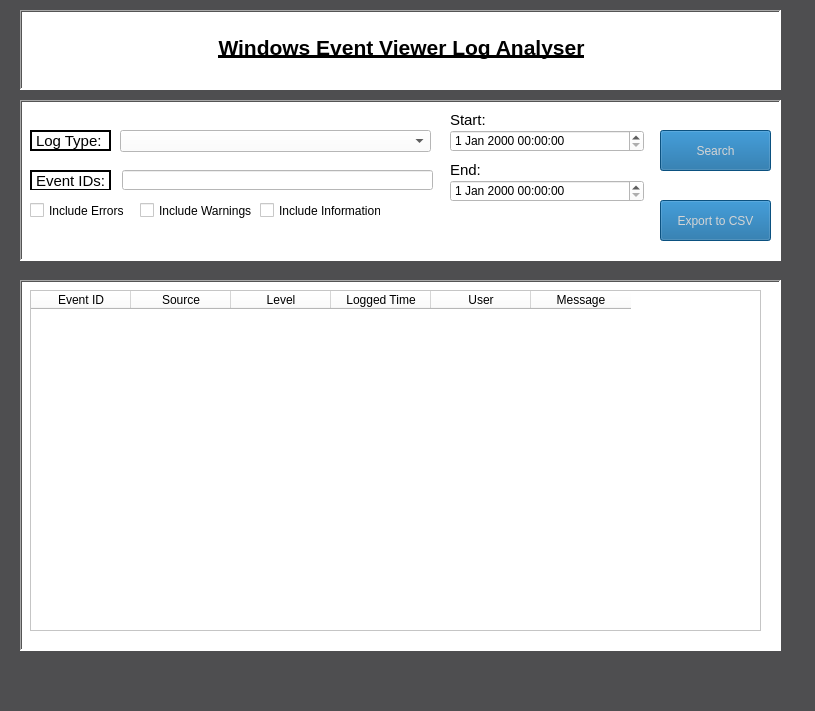
<?xml version="1.0" encoding="UTF-8"?>
<ui version="4.0">
 <class>MainWindow</class>
 <widget class="QMainWindow" name="MainWindow">
  <property name="geometry">
   <rect>
    <x>0</x>
    <y>0</y>
    <width>815</width>
    <height>711</height>
   </rect>
  </property>
  <property name="windowTitle">
   <string>Event Viewer Searcher</string>
  </property>
  <property name="styleSheet">
   <string notr="true">background-color: rgb(78, 78, 80);</string>
  </property>
  <widget class="QWidget" name="centralwidget">
   <widget class="QFrame" name="top_frame">
    <property name="geometry">
     <rect>
      <x>20</x>
      <y>10</y>
      <width>761</width>
      <height>80</height>
     </rect>
    </property>
    <property name="styleSheet">
     <string notr="true">background-color: rgb(255, 255, 255);</string>
    </property>
    <property name="frameShape">
     <enum>QFrame::WinPanel</enum>
    </property>
    <property name="frameShadow">
     <enum>QFrame::Sunken</enum>
    </property>
    <widget class="QLabel" name="top_label">
     <property name="geometry">
      <rect>
       <x>6</x>
       <y>2</y>
       <width>751</width>
       <height>71</height>
      </rect>
     </property>
     <property name="font">
      <font>
       <pointsize>16</pointsize>
       <weight>75</weight>
       <bold>true</bold>
       <underline>true</underline>
      </font>
     </property>
     <property name="autoFillBackground">
      <bool>false</bool>
     </property>
     <property name="text">
      <string>Windows Event Viewer Log Analyser</string>
     </property>
     <property name="textFormat">
      <enum>Qt::AutoText</enum>
     </property>
     <property name="alignment">
      <set>Qt::AlignCenter</set>
     </property>
    </widget>
   </widget>
   <widget class="QFrame" name="frame">
    <property name="geometry">
     <rect>
      <x>20</x>
      <y>100</y>
      <width>761</width>
      <height>161</height>
     </rect>
    </property>
    <property name="styleSheet">
     <string notr="true">background-color: rgb(255, 255, 255);</string>
    </property>
    <property name="frameShape">
     <enum>QFrame::WinPanel</enum>
    </property>
    <property name="frameShadow">
     <enum>QFrame::Sunken</enum>
    </property>
    <widget class="QLabel" name="log_type_label">
     <property name="geometry">
      <rect>
       <x>10</x>
       <y>30</y>
       <width>81</width>
       <height>21</height>
      </rect>
     </property>
     <property name="font">
      <font>
       <pointsize>11</pointsize>
      </font>
     </property>
     <property name="frameShape">
      <enum>QFrame::WinPanel</enum>
     </property>
     <property name="text">
      <string>Log Type:</string>
     </property>
    </widget>
    <widget class="QComboBox" name="comboBox">
     <property name="geometry">
      <rect>
       <x>100</x>
       <y>30</y>
       <width>311</width>
       <height>22</height>
      </rect>
     </property>
    </widget>
    <widget class="QLabel" name="event_id_label">
     <property name="geometry">
      <rect>
       <x>10</x>
       <y>70</y>
       <width>81</width>
       <height>21</height>
      </rect>
     </property>
     <property name="font">
      <font>
       <pointsize>11</pointsize>
      </font>
     </property>
     <property name="frameShape">
      <enum>QFrame::WinPanel</enum>
     </property>
     <property name="text">
      <string>Event IDs:</string>
     </property>
    </widget>
    <widget class="QLineEdit" name="event_id_lineEdit">
     <property name="geometry">
      <rect>
       <x>102</x>
       <y>70</y>
       <width>311</width>
       <height>20</height>
      </rect>
     </property>
    </widget>
    <widget class="QCheckBox" name="errors_checkBox">
     <property name="geometry">
      <rect>
       <x>10</x>
       <y>90</y>
       <width>121</width>
       <height>41</height>
      </rect>
     </property>
     <property name="text">
      <string>Include Errors</string>
     </property>
    </widget>
    <widget class="QCheckBox" name="warnings_checkBox">
     <property name="geometry">
      <rect>
       <x>120</x>
       <y>90</y>
       <width>121</width>
       <height>41</height>
      </rect>
     </property>
     <property name="text">
      <string>Include Warnings</string>
     </property>
    </widget>
    <widget class="QCheckBox" name="info_checkBox">
     <property name="geometry">
      <rect>
       <x>240</x>
       <y>90</y>
       <width>121</width>
       <height>41</height>
      </rect>
     </property>
     <property name="text">
      <string>Include Information</string>
     </property>
    </widget>
    <widget class="QDateTimeEdit" name="start_dateTimeEdit">
     <property name="geometry">
      <rect>
       <x>430</x>
       <y>30</y>
       <width>194</width>
       <height>22</height>
      </rect>
     </property>
    </widget>
    <widget class="QDateTimeEdit" name="end_dateTimeEdit">
     <property name="geometry">
      <rect>
       <x>430</x>
       <y>80</y>
       <width>194</width>
       <height>22</height>
      </rect>
     </property>
    </widget>
    <widget class="QLabel" name="start_label">
     <property name="geometry">
      <rect>
       <x>430</x>
       <y>10</y>
       <width>81</width>
       <height>20</height>
      </rect>
     </property>
     <property name="font">
      <font>
       <pointsize>11</pointsize>
      </font>
     </property>
     <property name="text">
      <string>Start:</string>
     </property>
    </widget>
    <widget class="QLabel" name="end_label">
     <property name="geometry">
      <rect>
       <x>430</x>
       <y>60</y>
       <width>81</width>
       <height>20</height>
      </rect>
     </property>
     <property name="font">
      <font>
       <pointsize>11</pointsize>
      </font>
     </property>
     <property name="text">
      <string>End:</string>
     </property>
    </widget>
    <widget class="QPushButton" name="search_pushButton">
     <property name="enabled">
      <bool>false</bool>
     </property>
     <property name="geometry">
      <rect>
       <x>640</x>
       <y>30</y>
       <width>111</width>
       <height>41</height>
      </rect>
     </property>
     <property name="styleSheet">
      <string notr="true">background-color: rgb(14, 99, 156);
color: rgb(212, 212, 212);</string>
     </property>
     <property name="text">
      <string>Search</string>
     </property>
    </widget>
    <widget class="QPushButton" name="export_pushButton">
     <property name="enabled">
      <bool>false</bool>
     </property>
     <property name="geometry">
      <rect>
       <x>640</x>
       <y>100</y>
       <width>111</width>
       <height>41</height>
      </rect>
     </property>
     <property name="styleSheet">
      <string notr="true">background-color: rgb(14, 99, 156);
color: rgb(212, 212, 212);</string>
     </property>
     <property name="text">
      <string>Export to CSV</string>
     </property>
    </widget>
   </widget>
   <widget class="QFrame" name="frame_2">
    <property name="geometry">
     <rect>
      <x>20</x>
      <y>280</y>
      <width>761</width>
      <height>371</height>
     </rect>
    </property>
    <property name="styleSheet">
     <string notr="true">background-color: rgb(255, 255, 255);</string>
    </property>
    <property name="frameShape">
     <enum>QFrame::WinPanel</enum>
    </property>
    <property name="frameShadow">
     <enum>QFrame::Sunken</enum>
    </property>
    <widget class="QTableWidget" name="tableWidget">
     <property name="geometry">
      <rect>
       <x>10</x>
       <y>10</y>
       <width>731</width>
       <height>341</height>
      </rect>
     </property>
     <property name="columnCount">
      <number>6</number>
     </property>
     <column>
      <property name="text">
       <string>Event ID</string>
      </property>
     </column>
     <column>
      <property name="text">
       <string>Source</string>
      </property>
     </column>
     <column>
      <property name="text">
       <string>Level</string>
      </property>
     </column>
     <column>
      <property name="text">
       <string>Logged Time</string>
      </property>
     </column>
     <column>
      <property name="text">
       <string>User</string>
      </property>
     </column>
     <column>
      <property name="text">
       <string>Message</string>
      </property>
     </column>
    </widget>
   </widget>
  </widget>
  <widget class="QMenuBar" name="menubar">
   <property name="geometry">
    <rect>
     <x>0</x>
     <y>0</y>
     <width>815</width>
     <height>21</height>
    </rect>
   </property>
  </widget>
  <widget class="QStatusBar" name="statusbar"/>
 </widget>
 <resources/>
 <connections/>
</ui>
